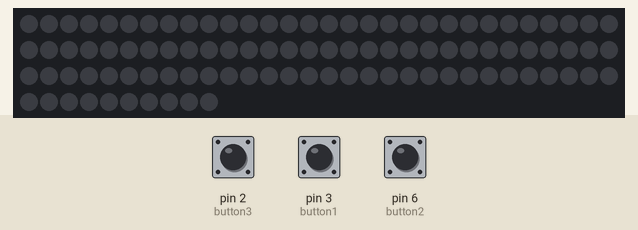
Simulated run of this sketch. Board: Arduino Uno, built with avr-gcc and run on an emulated ATmega328P. Parts: 100 RGB LEDs in strip order, left to right, continuing on the next row. The test bench sets the inputs (shaded band); at power-on: pin 2 (button3) HIGH, pin 3 (button1) HIGH, pin 6 (button2) HIGH. Dim RGB values are drawn brighter than linear.

Above: at 4.2 s.
4.3 s: pin 2 (button3) pulled LOW for 0.15 s
At 4.41 s:
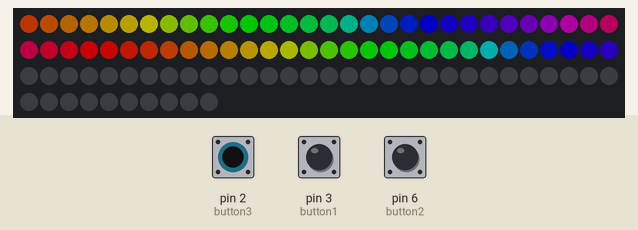
5.9 s: pin 3 (button1) pulled LOW for 0.15 s
At 6.0 s:
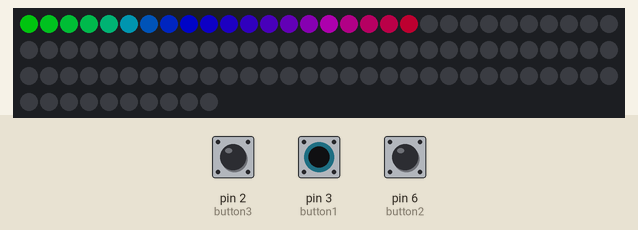
7.5 s: pin 6 (button2) pulled LOW for 0.15 s
At 7.61 s:
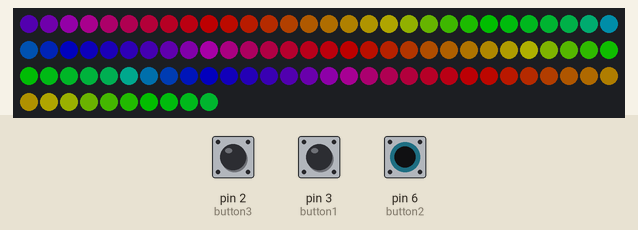
9.1 s: pin 3 (button1) pulled LOW for 1 s
At 9.9 s:
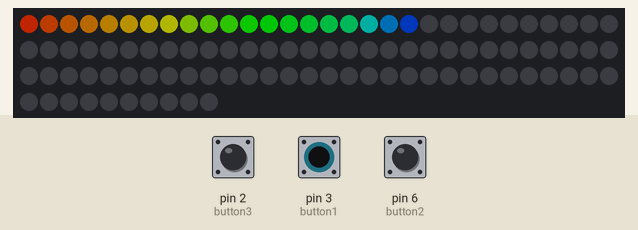
11.6 s: pin 3 (button1) pulled LOW for 0.15 s
13.2 s: pin 2 (button3) pulled LOW for 1 s
At 13.5 s:
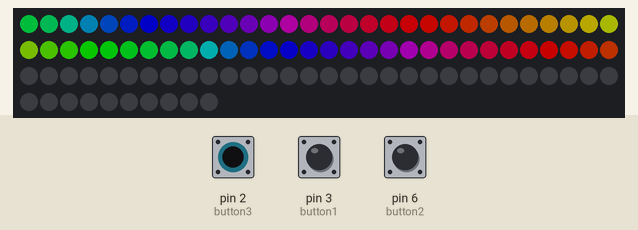
Timing chart, 0 to 16.2 s (numbered marks = the images above; inputs shaded):
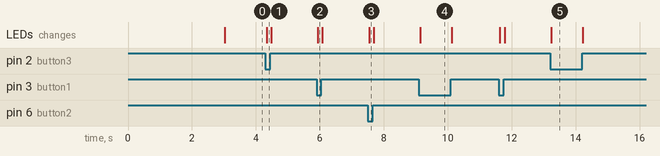

The sketch:

drone4.ino
```cpp
#include <FastLED.h>
#include <ezButton.h>
ezButton button1(3);
ezButton button2(6);
ezButton button3(2);

#define DATA_PIN 5
//#define CLK_PIN   4
#define LED_TYPE WS2812B
#define COLOR_ORDER GRB
#define NUM_LEDS 100
#define MAX_AMPS 500
#define volts 5


CRGB leds[NUM_LEDS];

#define BRIGHTNESS 100
#define FRAMES_PER_SECOND 120


void setup() {
  // Serial.begin(9600);
  delay(3000);                  // 3 second delay for recovery
  button1.setDebounceTime(10);  // set debounce time to 50 milliseconds
  button2.setDebounceTime(10);  // set debounce time to 50 milliseconds
  button3.setDebounceTime(10);  // set debounce time to 50 milliseconds

  // tell FastLED about the LED strip configuration
  FastLED.addLeds<LED_TYPE, DATA_PIN, COLOR_ORDER>(leds, NUM_LEDS).setCorrection(TypicalLEDStrip);
  //FastLED.addLeds<LED_TYPE,DATA_PIN,CLK_PIN,COLOR_ORDER>(leds, NUM_LEDS).setCorrection(TypicalLEDStrip);

  // set master brightness control
  FastLED.setBrightness(BRIGHTNESS);

  FastLED.setMaxPowerInVoltsAndMilliamps(volts, MAX_AMPS);

  fill_solid(leds, NUM_LEDS, CRGB::Black);
  FastLED.show();


}

uint8_t gHue = 0; // rotating "base color" used by many of the patterns

void loop() {
  button1.loop();  // MUST call the loop() function first
  button2.loop();  // MUST call the loop() function first
  button3.loop();  // MUST call the loop() function first
  int btn1State = button1.getState();
  int btn2State = button2.getState();
  int btn3State = button3.getState();
  Serial.print("button 1 state: ");
  Serial.println(btn1State);
  Serial.print("button 2 state: ");
  Serial.println(btn2State);
  Serial.print("button 3 state: ");
  Serial.println(btn3State);


  if (button1.isPressed())
      // Serial.println("The button 1 is pressed");
      fill_rainbow( leds, NUM_LEDS - 80, gHue, 7);
      EVERY_N_MILLISECONDS( 5 ) { gHue++; }
      // slowly cycle the "base color" through the rainbow
      FastLED.show();
      // FastLED.delay(1000 / FRAMES_PER_SECOND);


  if(button1.isReleased())
    // Serial.println("The button 1 is released");
    fill_solid(leds, NUM_LEDS, CRGB::Black);

  if (button3.isPressed())
      // Serial.println("The button 1 is pressed");
      fill_rainbow( leds, NUM_LEDS - 40, gHue, 7);
      EVERY_N_MILLISECONDS( 5 ) { gHue++; }
      // slowly cycle the "base color" through the rainbow
      FastLED.show();
      // FastLED.delay(1000 / FRAMES_PER_SECOND);


  if(button3.isReleased())
    // Serial.println("The button 1 is released");
    fill_solid(leds, NUM_LEDS, CRGB::Black);

  if (button2.isPressed())
      // Serial.println("The button 1 is pressed");
      fill_rainbow( leds, NUM_LEDS, gHue, 7);
      EVERY_N_MILLISECONDS( 5 ) { gHue++; }
      // slowly cycle the "base color" through the rainbow
      FastLED.show();
      // FastLED.delay(1000 / FRAMES_PER_SECOND);


  if(button2.isReleased())
    // Serial.println("The button 1 is released");
    fill_solid(leds, NUM_LEDS, CRGB::Black);
  //FastLED.clear();
  //FastLED.show();
}
```

Measured:
- after the input at 4.3 s, the LEDs: change at once (image 1)
- after the input at 5.9 s, the LEDs: change at once (image 2)
- after the input at 7.5 s, the LEDs: change at once (image 3)
- after the input at 9.1 s, the LEDs: change at once (image 4)
- after the input at 13.2 s, the LEDs: change at once (image 5)
